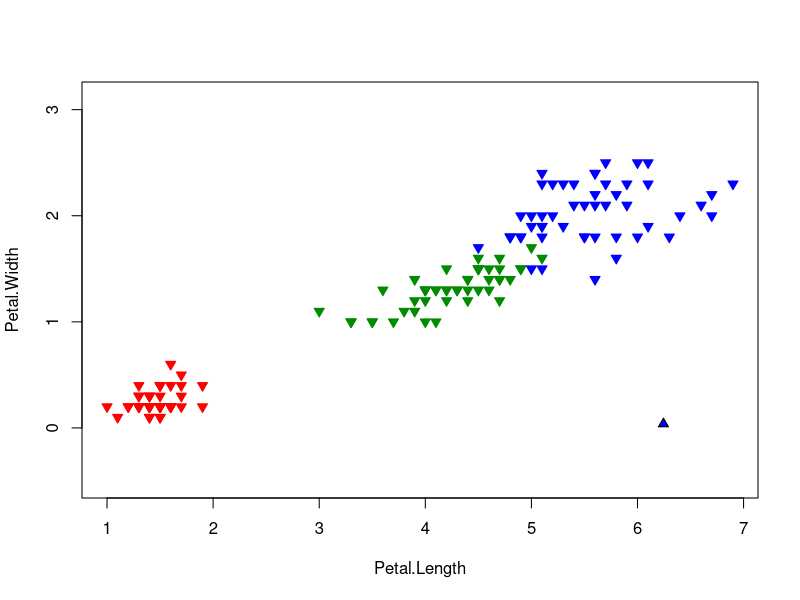

Generate this figure with R:
distance <- function(u, v){
  return(sqrt(sum((u - v)^2)))
}

sort <- function(set, point){
  n <- dim(iris)[1]
  dist <- matrix(NA,n,2)
  for(i in 1:n){
    dist[i,1] <- i
    dist[i,2] <- distance(set[i,1:2],point)
  }
  orderedSet <- set[order(dist[, 2]), ]
  return(orderedSet)
}

kNN <- function(orderedSet,k){
    classes <- orderedSet[1:k,3]
    cnt <- table(classes)
    class <- names(which.max(cnt))
    return(class)
}
  

loo <- function(){
  n <- dim(iris)[1]
  arrayOfErrors <- matrix(0,n-1,1)
  for(i in seq (1,n,1)){
    
    set <- iris[ ,3:5]
    point <- set[i,1:2]
    set <- set[-i,]
    set <- sort(set,point)
    
    for(k in seq(1,n-1,1)){
      class <-kNN(set,k)
      if(class != iris[i,5]){
        arrayOfErrors[k] <- arrayOfErrors[k] + 1
      }
      
    }
  }
  res <- which.min(arrayOfErrors[1:n-1])
  return(res)
}


colors <- c("setosa" = "red", "versicolor" = "green4", "virginica" = "blue")
plot(iris[, 3:4], pch = 25, bg = colors[iris$Species], col = colors[iris$Species], asp = 1)
point <- cbind(runif(1, 0, 7), runif(1, 0, 2.5))
train_set <- sort(iris[, 3:5],point)
k <-loo()
print(k)
class <- kNN(train_set,k)
points(point[1], point[2], pch = 24, bg = colors[class], asp = 1)
